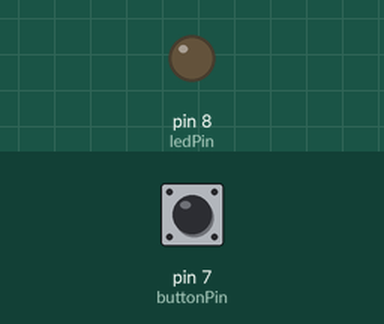
The sketch below on a simulated Arduino Uno, built with avr-gcc and run on an emulated ATmega328P. Shown: output pins drawn as LEDs (lit = HIGH). The inputs (shaded band) are chosen by the test bench; at power-on: pin 7 (buttonPin) LOW.

Above: at 1.2 s.
1.3 s: pin 7 (buttonPin) pulled HIGH for 0.15 s
At 1.37 s:
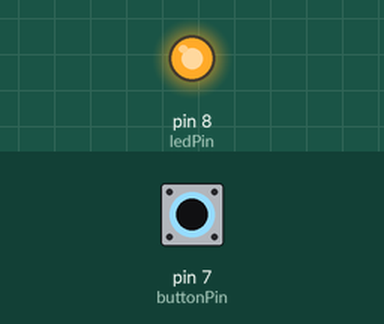
2.9 s: pin 7 (buttonPin) pulled HIGH for 3.2 s
At 6.5 s:
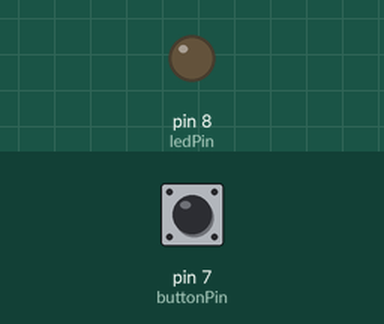
Timing chart, 0 to 8.0 s (numbered marks = the images above; inputs shaded):
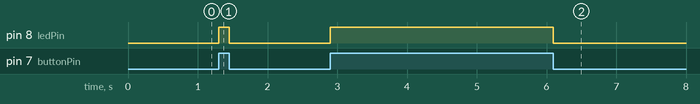

Measured:
- after the input at 1.3 s, pin 8 (ledPin): LOW → HIGH at once, → LOW 0.15 s later
- after the input at 2.9 s, pin 8 (ledPin): LOW → HIGH at once, → LOW 3.2 s later

The sketch:

Push_Button_Controlled_LED.ino
```cpp
const int ledPin = 8;
const int buttonPin = 7;

void setup()
{
  pinMode(ledPin, OUTPUT);
  pinMode(buttonPin, INPUT);
}

void loop()
{
  int buttonState = digitalRead(buttonPin);

  if (buttonState == HIGH)
  {
    digitalWrite(ledPin, HIGH);
  }
  else
  {
    digitalWrite(ledPin, LOW);
  }
}
```
